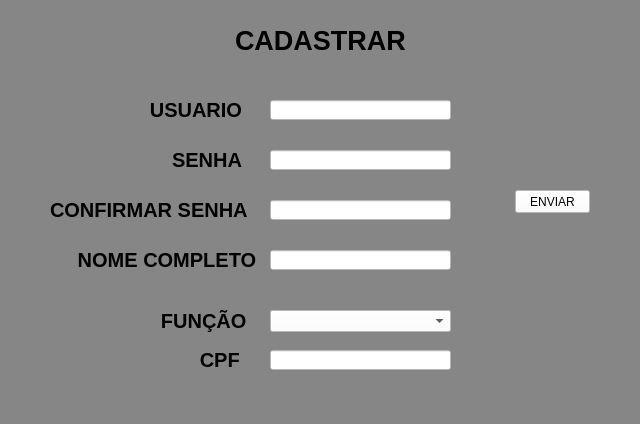
<?xml version="1.0" encoding="UTF-8"?>
<ui version="4.0">
 <class>MainWindow</class>
 <widget class="QMainWindow" name="MainWindow">
  <property name="geometry">
   <rect>
    <x>0</x>
    <y>0</y>
    <width>640</width>
    <height>424</height>
   </rect>
  </property>
  <property name="windowTitle">
   <string>MainWindow</string>
  </property>
  <property name="styleSheet">
   <string notr="true">background-color: rgb(134, 134, 134);</string>
  </property>
  <widget class="QWidget" name="centralwidget">
   <widget class="QLabel" name="label">
    <property name="enabled">
     <bool>false</bool>
    </property>
    <property name="geometry">
     <rect>
      <x>235</x>
      <y>20</y>
      <width>211</width>
      <height>41</height>
     </rect>
    </property>
    <property name="font">
     <font>
      <pointsize>20</pointsize>
      <weight>75</weight>
      <italic>false</italic>
      <bold>true</bold>
      <underline>false</underline>
      <strikeout>false</strikeout>
      <kerning>true</kerning>
     </font>
    </property>
    <property name="styleSheet">
     <string notr="true">color: rgb(0, 0, 0);
color: rgb(0, 0, 0);</string>
    </property>
    <property name="text">
     <string>CADASTRAR</string>
    </property>
   </widget>
   <widget class="QLabel" name="login">
    <property name="geometry">
     <rect>
      <x>50</x>
      <y>100</y>
      <width>211</width>
      <height>20</height>
     </rect>
    </property>
    <property name="font">
     <font>
      <pointsize>15</pointsize>
      <weight>75</weight>
      <bold>true</bold>
     </font>
    </property>
    <property name="styleSheet">
     <string notr="true">
color: rgb(0, 0, 0);</string>
    </property>
    <property name="text">
     <string>                  USUARIO</string>
    </property>
   </widget>
   <widget class="QLabel" name="senha">
    <property name="geometry">
     <rect>
      <x>50</x>
      <y>150</y>
      <width>211</width>
      <height>20</height>
     </rect>
    </property>
    <property name="font">
     <font>
      <pointsize>15</pointsize>
      <weight>75</weight>
      <bold>true</bold>
     </font>
    </property>
    <property name="styleSheet">
     <string notr="true">
color: rgb(0, 0, 0);</string>
    </property>
    <property name="text">
     <string>                      SENHA</string>
    </property>
   </widget>
   <widget class="QLabel" name="label_3">
    <property name="geometry">
     <rect>
      <x>50</x>
      <y>200</y>
      <width>211</width>
      <height>20</height>
     </rect>
    </property>
    <property name="font">
     <font>
      <pointsize>15</pointsize>
      <weight>75</weight>
      <bold>true</bold>
     </font>
    </property>
    <property name="styleSheet">
     <string notr="true">
color: rgb(0, 0, 0);</string>
    </property>
    <property name="text">
     <string>CONFIRMAR SENHA</string>
    </property>
   </widget>
   <widget class="QLabel" name="nome">
    <property name="geometry">
     <rect>
      <x>50</x>
      <y>250</y>
      <width>211</width>
      <height>20</height>
     </rect>
    </property>
    <property name="font">
     <font>
      <pointsize>15</pointsize>
      <weight>75</weight>
      <bold>true</bold>
     </font>
    </property>
    <property name="styleSheet">
     <string notr="true">
color: rgb(0, 0, 0);</string>
    </property>
    <property name="text">
     <string>     NOME COMPLETO</string>
    </property>
   </widget>
   <widget class="QLabel" name="CPF">
    <property name="geometry">
     <rect>
      <x>50</x>
      <y>350</y>
      <width>211</width>
      <height>20</height>
     </rect>
    </property>
    <property name="font">
     <font>
      <pointsize>15</pointsize>
      <weight>75</weight>
      <bold>true</bold>
     </font>
    </property>
    <property name="styleSheet">
     <string notr="true">
color: rgb(0, 0, 0);</string>
    </property>
    <property name="text">
     <string>                           CPF</string>
    </property>
   </widget>
   <widget class="QLabel" name="cargo">
    <property name="geometry">
     <rect>
      <x>50</x>
      <y>300</y>
      <width>211</width>
      <height>41</height>
     </rect>
    </property>
    <property name="font">
     <font>
      <pointsize>15</pointsize>
      <weight>75</weight>
      <bold>true</bold>
     </font>
    </property>
    <property name="styleSheet">
     <string notr="true">
color: rgb(0, 0, 0);</string>
    </property>
    <property name="text">
     <string>                    FUNÇÃO</string>
    </property>
   </widget>
   <widget class="QLineEdit" name="user_2">
    <property name="geometry">
     <rect>
      <x>270</x>
      <y>100</y>
      <width>181</width>
      <height>20</height>
     </rect>
    </property>
    <property name="styleSheet">
     <string notr="true">background-color: rgb(255, 255, 255);</string>
    </property>
    <property name="text">
     <string/>
    </property>
   </widget>
   <widget class="QLineEdit" name="user_3">
    <property name="geometry">
     <rect>
      <x>270</x>
      <y>150</y>
      <width>181</width>
      <height>20</height>
     </rect>
    </property>
    <property name="styleSheet">
     <string notr="true">background-color: rgb(255, 255, 255);</string>
    </property>
    <property name="text">
     <string/>
    </property>
   </widget>
   <widget class="QLineEdit" name="user_4">
    <property name="geometry">
     <rect>
      <x>270</x>
      <y>200</y>
      <width>181</width>
      <height>20</height>
     </rect>
    </property>
    <property name="styleSheet">
     <string notr="true">background-color: rgb(255, 255, 255);</string>
    </property>
    <property name="text">
     <string/>
    </property>
   </widget>
   <widget class="QLineEdit" name="user_5">
    <property name="geometry">
     <rect>
      <x>270</x>
      <y>250</y>
      <width>181</width>
      <height>20</height>
     </rect>
    </property>
    <property name="styleSheet">
     <string notr="true">background-color: rgb(255, 255, 255);</string>
    </property>
    <property name="text">
     <string/>
    </property>
   </widget>
   <widget class="QLineEdit" name="user_6">
    <property name="geometry">
     <rect>
      <x>270</x>
      <y>310</y>
      <width>181</width>
      <height>20</height>
     </rect>
    </property>
    <property name="styleSheet">
     <string notr="true">background-color: rgb(255, 255, 255);</string>
    </property>
    <property name="text">
     <string/>
    </property>
   </widget>
   <widget class="QLineEdit" name="user_7">
    <property name="geometry">
     <rect>
      <x>270</x>
      <y>350</y>
      <width>181</width>
      <height>20</height>
     </rect>
    </property>
    <property name="styleSheet">
     <string notr="true">background-color: rgb(255, 255, 255);</string>
    </property>
    <property name="text">
     <string/>
    </property>
   </widget>
   <widget class="QPushButton" name="pushButton">
    <property name="geometry">
     <rect>
      <x>515</x>
      <y>190</y>
      <width>75</width>
      <height>23</height>
     </rect>
    </property>
    <property name="styleSheet">
     <string notr="true">background-color: rgb(255, 255, 255);</string>
    </property>
    <property name="text">
     <string>ENVIAR</string>
    </property>
   </widget>
   <widget class="QLabel" name="label_2">
    <property name="geometry">
     <rect>
      <x>120</x>
      <y>220</y>
      <width>431</width>
      <height>20</height>
     </rect>
    </property>
    <property name="font">
     <font>
      <pointsize>7</pointsize>
     </font>
    </property>
    <property name="styleSheet">
     <string notr="true">color: rgb(255, 0, 0);</string>
    </property>
    <property name="text">
     <string/>
    </property>
   </widget>
   <widget class="QComboBox" name="comboBox">
    <property name="geometry">
     <rect>
      <x>270</x>
      <y>310</y>
      <width>181</width>
      <height>22</height>
     </rect>
    </property>
    <property name="styleSheet">
     <string notr="true">background-color: rgb(255, 255, 255);</string>
    </property>
    <item>
     <property name="text">
      <string/>
     </property>
    </item>
    <item>
     <property name="text">
      <string>Caixa</string>
     </property>
    </item>
    <item>
     <property name="text">
      <string>Estoquista</string>
     </property>
    </item>
    <item>
     <property name="text">
      <string>Gerente</string>
     </property>
    </item>
    <item>
     <property name="text">
      <string>Subgerente</string>
     </property>
    </item>
    <item>
     <property name="text">
      <string>Vendedor</string>
     </property>
    </item>
   </widget>
   <widget class="QLabel" name="exito">
    <property name="geometry">
     <rect>
      <x>310</x>
      <y>220</y>
      <width>331</width>
      <height>20</height>
     </rect>
    </property>
    <property name="font">
     <font>
      <pointsize>7</pointsize>
     </font>
    </property>
    <property name="styleSheet">
     <string notr="true">
color: rgb(85, 170, 127);</string>
    </property>
    <property name="text">
     <string/>
    </property>
   </widget>
  </widget>
  <widget class="QMenuBar" name="menubar">
   <property name="geometry">
    <rect>
     <x>0</x>
     <y>0</y>
     <width>640</width>
     <height>21</height>
    </rect>
   </property>
  </widget>
  <widget class="QStatusBar" name="statusbar"/>
 </widget>
 <resources/>
 <connections/>
</ui>
